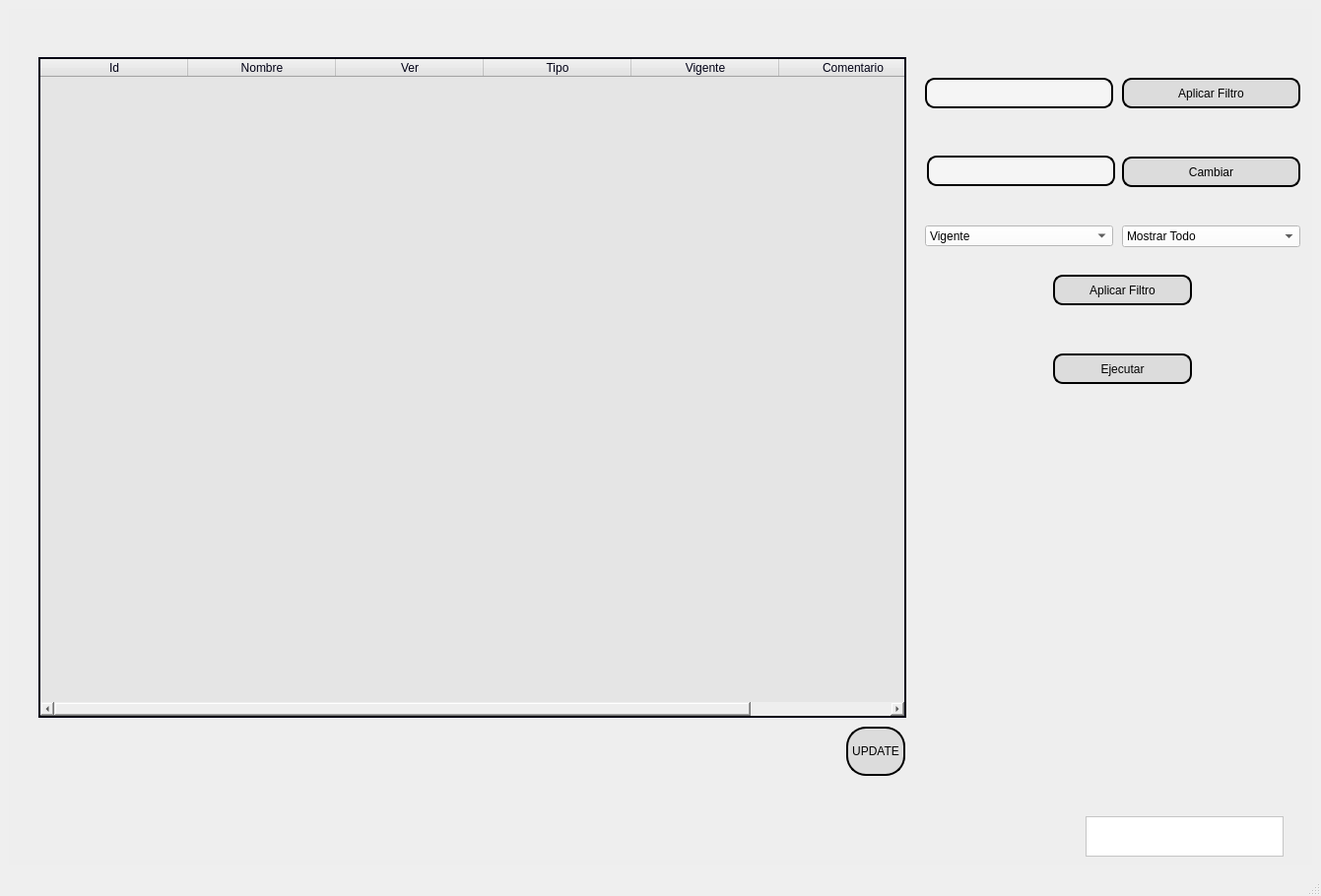
<?xml version="1.0" encoding="UTF-8"?>
<ui version="4.0">
 <class>MainWindow</class>
 <widget class="QMainWindow" name="MainWindow">
  <property name="geometry">
   <rect>
    <x>0</x>
    <y>0</y>
    <width>1341</width>
    <height>910</height>
   </rect>
  </property>
  <property name="windowTitle">
   <string>MainWindow</string>
  </property>
  <widget class="QWidget" name="centralwidget">
   <layout class="QHBoxLayout" name="horizontalLayout">
    <item>
     <widget class="QFrame" name="Contenedor">
      <property name="styleSheet">
       <string notr="true">background-color: rgb(238, 238, 238);</string>
      </property>
      <property name="frameShape">
       <enum>QFrame::NoFrame</enum>
      </property>
      <property name="frameShadow">
       <enum>QFrame::Plain</enum>
      </property>
      <widget class="QFrame" name="frame">
       <property name="geometry">
        <rect>
         <x>20</x>
         <y>49</y>
         <width>901</width>
         <height>731</height>
        </rect>
       </property>
       <property name="frameShape">
        <enum>QFrame::NoFrame</enum>
       </property>
       <property name="frameShadow">
        <enum>QFrame::Plain</enum>
       </property>
       <widget class="QTableWidget" name="tablaProtocolo">
        <property name="geometry">
         <rect>
          <x>10</x>
          <y>0</y>
          <width>881</width>
          <height>671</height>
         </rect>
        </property>
        <property name="styleSheet">
         <string notr="true">background-color: rgb(229, 229, 229);
font: 87 14pt &quot;Arial&quot;;
color: rgb(0, 0, 20);
</string>
        </property>
        <property name="frameShape">
         <enum>QFrame::WinPanel</enum>
        </property>
        <property name="frameShadow">
         <enum>QFrame::Plain</enum>
        </property>
        <property name="showGrid">
         <bool>true</bool>
        </property>
        <property name="gridStyle">
         <enum>Qt::SolidLine</enum>
        </property>
        <property name="sortingEnabled">
         <bool>false</bool>
        </property>
        <attribute name="horizontalHeaderCascadingSectionResizes">
         <bool>false</bool>
        </attribute>
        <attribute name="horizontalHeaderDefaultSectionSize">
         <number>150</number>
        </attribute>
        <attribute name="horizontalHeaderMinimumSectionSize">
         <number>100</number>
        </attribute>
        <attribute name="horizontalHeaderShowSortIndicator" stdset="0">
         <bool>false</bool>
        </attribute>
        <attribute name="horizontalHeaderStretchLastSection">
         <bool>true</bool>
        </attribute>
        <attribute name="verticalHeaderDefaultSectionSize">
         <number>50</number>
        </attribute>
        <column>
         <property name="text">
          <string notr="true">Id</string>
         </property>
         <property name="font">
          <font>
           <weight>50</weight>
           <bold>false</bold>
          </font>
         </property>
        </column>
        <column>
         <property name="text">
          <string>Nombre</string>
         </property>
        </column>
        <column>
         <property name="text">
          <string>Ver</string>
         </property>
        </column>
        <column>
         <property name="text">
          <string>Tipo</string>
         </property>
        </column>
        <column>
         <property name="text">
          <string>Vigente</string>
         </property>
        </column>
        <column>
         <property name="text">
          <string>Comentario</string>
         </property>
        </column>
       </widget>
       <widget class="QPushButton" name="UpdateBoton">
        <property name="geometry">
         <rect>
          <x>830</x>
          <y>680</y>
          <width>60</width>
          <height>50</height>
         </rect>
        </property>
        <property name="sizePolicy">
         <sizepolicy hsizetype="Ignored" vsizetype="Maximum">
          <horstretch>0</horstretch>
          <verstretch>0</verstretch>
         </sizepolicy>
        </property>
        <property name="maximumSize">
         <size>
          <width>100</width>
          <height>100</height>
         </size>
        </property>
        <property name="cursor">
         <cursorShape>PointingHandCursor</cursorShape>
        </property>
        <property name="styleSheet">
         <string notr="true">
background-color: rgb(220, 220, 220);
font: 75 10pt &quot;MS Shell Dlg 2&quot;;
color: rgb(0, 0, 0);

border : 2px solid black;   
border-radius : 20px;</string>
        </property>
        <property name="text">
         <string>UPDATE</string>
        </property>
        <property name="autoDefault">
         <bool>false</bool>
        </property>
        <property name="default">
         <bool>false</bool>
        </property>
        <property name="flat">
         <bool>false</bool>
        </property>
       </widget>
      </widget>
      <widget class="QFrame" name="frame_2">
       <property name="geometry">
        <rect>
         <x>920</x>
         <y>130</y>
         <width>401</width>
         <height>181</height>
        </rect>
       </property>
       <property name="frameShape">
        <enum>QFrame::NoFrame</enum>
       </property>
       <property name="frameShadow">
        <enum>QFrame::Plain</enum>
       </property>
       <widget class="QLineEdit" name="visorVigente">
        <property name="geometry">
         <rect>
          <x>12</x>
          <y>19</y>
          <width>191</width>
          <height>31</height>
         </rect>
        </property>
        <property name="styleSheet">
         <string notr="true">QLineEdit {
background-color: rgb(245, 245, 245);
	color: rgb(0, 0, 20);
	
 border: 2px solid gray;
border-color: rgb(0, 0, 0);
 border-radius: 10px;

}
</string>
        </property>
        <property name="text">
         <string/>
        </property>
       </widget>
       <widget class="QPushButton" name="Vigencia">
        <property name="geometry">
         <rect>
          <x>210</x>
          <y>20</y>
          <width>181</width>
          <height>31</height>
         </rect>
        </property>
        <property name="cursor">
         <cursorShape>PointingHandCursor</cursorShape>
        </property>
        <property name="styleSheet">
         <string notr="true">
background-color: rgb(220, 220, 220);
font: 75 13pt &quot;MS Shell Dlg 2&quot;;
color: rgb(0, 0, 0);

border : 2px solid black;   
border-radius : 10px;</string>
        </property>
        <property name="text">
         <string>Cambiar</string>
        </property>
       </widget>
       <widget class="QComboBox" name="tipoVigencia">
        <property name="geometry">
         <rect>
          <x>10</x>
          <y>90</y>
          <width>191</width>
          <height>21</height>
         </rect>
        </property>
        <property name="styleSheet">
         <string notr="true">background-color: rgb(255, 255, 255);
font: 75 12pt &quot;MS Shell Dlg 2&quot;;</string>
        </property>
        <item>
         <property name="text">
          <string>Vigente</string>
         </property>
        </item>
        <item>
         <property name="text">
          <string>No Vigente</string>
         </property>
        </item>
        <item>
         <property name="text">
          <string>Mostrar Todo</string>
         </property>
        </item>
       </widget>
       <widget class="QComboBox" name="tipoItem">
        <property name="geometry">
         <rect>
          <x>210</x>
          <y>90</y>
          <width>181</width>
          <height>22</height>
         </rect>
        </property>
        <property name="styleSheet">
         <string notr="true">background-color: rgb(255, 255, 255);
font: 75 11pt &quot;MS Shell Dlg 2&quot;;</string>
        </property>
        <item>
         <property name="text">
          <string>Mostrar Todo</string>
         </property>
        </item>
        <item>
         <property name="text">
          <string>PPP</string>
         </property>
        </item>
        <item>
         <property name="text">
          <string>PCF</string>
         </property>
        </item>
        <item>
         <property name="text">
          <string>PPM</string>
         </property>
        </item>
        <item>
         <property name="text">
          <string>PVI</string>
         </property>
        </item>
        <item>
         <property name="text">
          <string>PVS</string>
         </property>
        </item>
        <item>
         <property name="text">
          <string>PSA</string>
         </property>
        </item>
        <item>
         <property name="text">
          <string>PCA</string>
         </property>
        </item>
       </widget>
       <widget class="QPushButton" name="apFIltro">
        <property name="geometry">
         <rect>
          <x>140</x>
          <y>140</y>
          <width>141</width>
          <height>31</height>
         </rect>
        </property>
        <property name="cursor">
         <cursorShape>PointingHandCursor</cursorShape>
        </property>
        <property name="styleSheet">
         <string notr="true">
background-color: rgb(220, 220, 220);
font: 75 13pt &quot;MS Shell Dlg 2&quot;;
color: rgb(0, 0, 0);

border : 2px solid black;   
border-radius : 10px;</string>
        </property>
        <property name="text">
         <string>Aplicar Filtro</string>
        </property>
       </widget>
      </widget>
      <widget class="QFrame" name="frame_3">
       <property name="geometry">
        <rect>
         <x>920</x>
         <y>320</y>
         <width>401</width>
         <height>101</height>
        </rect>
       </property>
       <property name="frameShape">
        <enum>QFrame::NoFrame</enum>
       </property>
       <property name="frameShadow">
        <enum>QFrame::Plain</enum>
       </property>
       <widget class="QPushButton" name="EjecutarBoton">
        <property name="geometry">
         <rect>
          <x>140</x>
          <y>30</y>
          <width>141</width>
          <height>31</height>
         </rect>
        </property>
        <property name="cursor">
         <cursorShape>PointingHandCursor</cursorShape>
        </property>
        <property name="styleSheet">
         <string notr="true">
background-color: rgb(220, 220, 220);
font: 75 13pt &quot;MS Shell Dlg 2&quot;;
color: rgb(0, 0, 0);

border : 2px solid black;   
border-radius : 10px;</string>
        </property>
        <property name="text">
         <string>Ejecutar</string>
        </property>
       </widget>
      </widget>
      <widget class="QFrame" name="frame_4">
       <property name="geometry">
        <rect>
         <x>920</x>
         <y>50</y>
         <width>391</width>
         <height>71</height>
        </rect>
       </property>
       <property name="frameShape">
        <enum>QFrame::NoFrame</enum>
       </property>
       <property name="frameShadow">
        <enum>QFrame::Raised</enum>
       </property>
       <widget class="QLineEdit" name="nombreFiltro">
        <property name="geometry">
         <rect>
          <x>10</x>
          <y>20</y>
          <width>191</width>
          <height>31</height>
         </rect>
        </property>
        <property name="styleSheet">
         <string notr="true">QLineEdit {
background-color: rgb(245, 245, 245);
	color: rgb(0, 0, 20);
	
 border: 2px solid gray;
border-color: rgb(0, 0, 0);
 border-radius: 10px;

}
</string>
        </property>
        <property name="text">
         <string/>
        </property>
       </widget>
       <widget class="QPushButton" name="apFiltroNombre">
        <property name="geometry">
         <rect>
          <x>210</x>
          <y>20</y>
          <width>181</width>
          <height>31</height>
         </rect>
        </property>
        <property name="cursor">
         <cursorShape>PointingHandCursor</cursorShape>
        </property>
        <property name="styleSheet">
         <string notr="true">
background-color: rgb(220, 220, 220);
font: 75 13pt &quot;MS Shell Dlg 2&quot;;
color: rgb(0, 0, 0);

border : 2px solid black;   
border-radius : 10px;</string>
        </property>
        <property name="text">
         <string>Aplicar Filtro</string>
        </property>
       </widget>
      </widget>
      <widget class="QTextEdit" name="VERSION">
       <property name="geometry">
        <rect>
         <x>1093</x>
         <y>820</y>
         <width>201</width>
         <height>41</height>
        </rect>
       </property>
       <property name="styleSheet">
        <string notr="true">background-color: rgb(255, 255, 255);
font: 75 14pt &quot;MS Shell Dlg 2&quot;;</string>
       </property>
       <property name="html">
        <string>&lt;!DOCTYPE HTML PUBLIC &quot;-//W3C//DTD HTML 4.0//EN&quot; &quot;http://www.w3.org/TR/REC-html40/strict.dtd&quot;&gt;
&lt;html&gt;&lt;head&gt;&lt;meta name=&quot;qrichtext&quot; content=&quot;1&quot; /&gt;&lt;style type=&quot;text/css&quot;&gt;
p, li { white-space: pre-wrap; }
&lt;/style&gt;&lt;/head&gt;&lt;body style=&quot; font-family:'MS Shell Dlg 2'; font-size:14pt; font-weight:72; font-style:normal;&quot;&gt;
&lt;p style=&quot;-qt-paragraph-type:empty; margin-top:0px; margin-bottom:0px; margin-left:0px; margin-right:0px; -qt-block-indent:0; text-indent:0px; font-size:8pt; font-weight:400;&quot;&gt;&lt;br /&gt;&lt;/p&gt;&lt;/body&gt;&lt;/html&gt;</string>
       </property>
      </widget>
     </widget>
    </item>
   </layout>
  </widget>
  <widget class="QStatusBar" name="statusbar"/>
 </widget>
 <tabstops>
  <tabstop>tablaProtocolo</tabstop>
  <tabstop>visorVigente</tabstop>
  <tabstop>Vigencia</tabstop>
  <tabstop>tipoVigencia</tabstop>
  <tabstop>tipoItem</tabstop>
  <tabstop>apFIltro</tabstop>
 </tabstops>
 <resources/>
 <connections/>
</ui>
